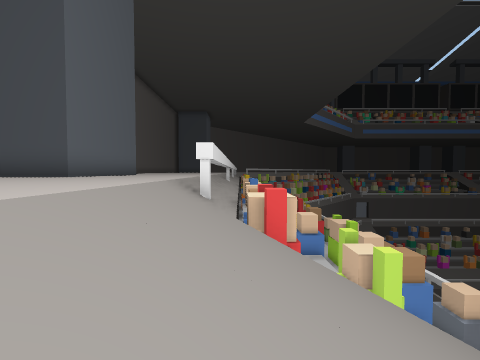
[1] (above)

18 first-person views from a walk through a Unity game level. The camera is 1.5 m above the floor, tilts 2° down and sees 90° across. The floor is counted in squares, 2 m on a side. Each view is taken from the middle of a square. On the plan, view 1 faces up. The plan holds only what a view shows up to about 9 squares ahead; the rest is blank. The place goes on beyond the plan.

[2]
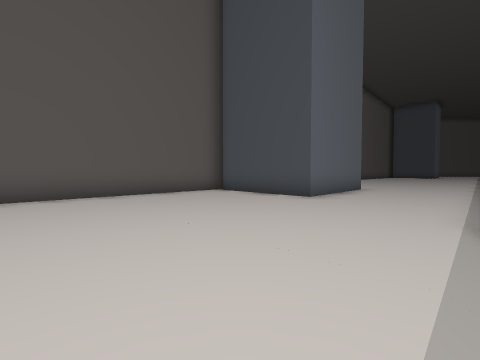

[3]
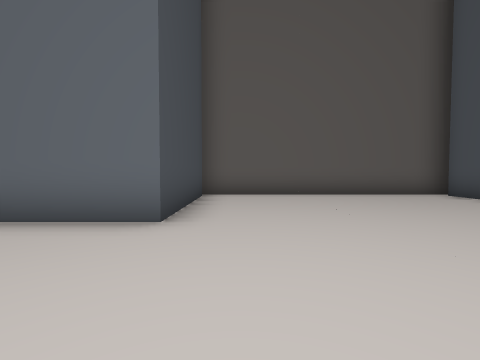

[4]
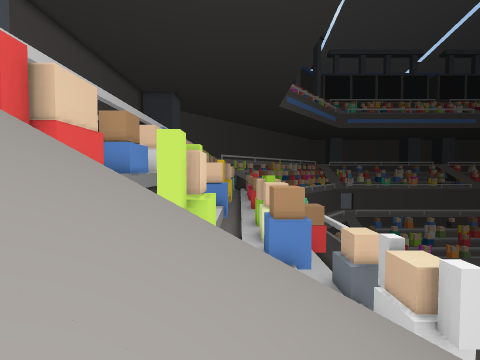

[5]
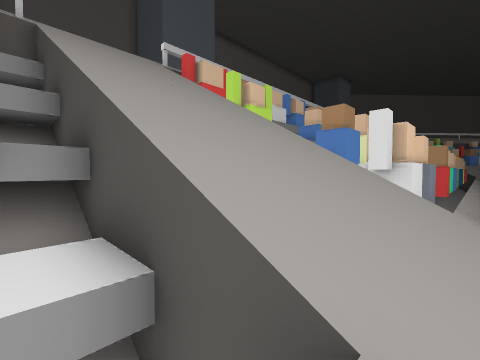

[6]
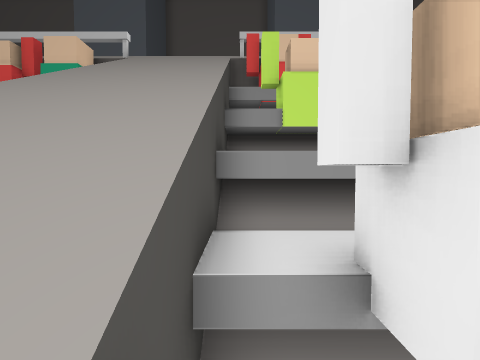

[7]
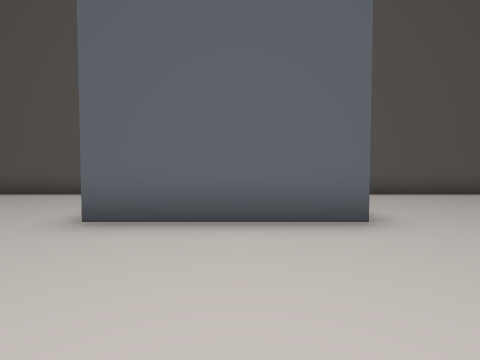

[8]
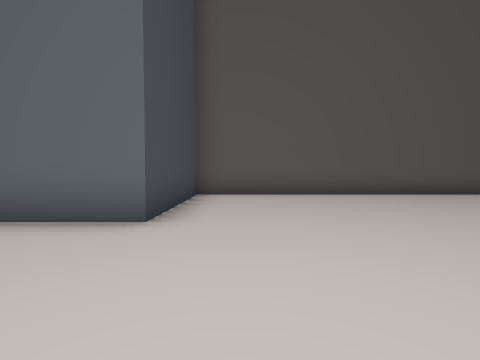

[9]
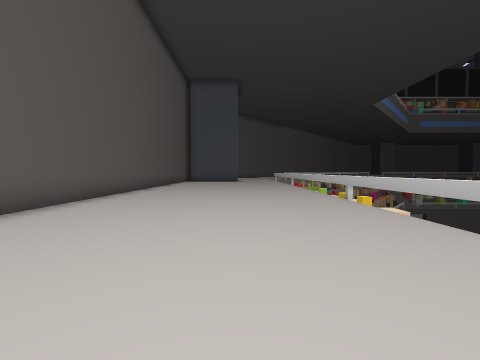

[10]
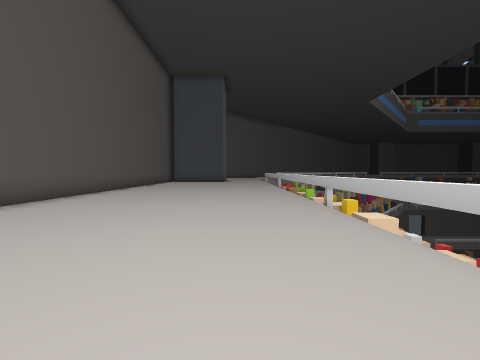

[11]
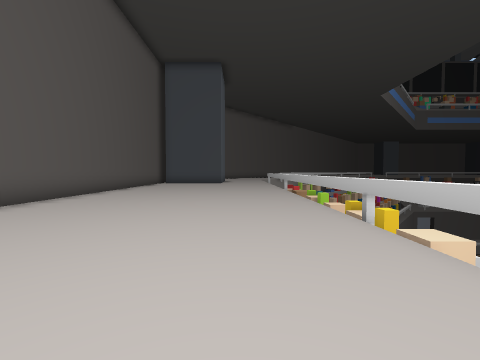

[12]
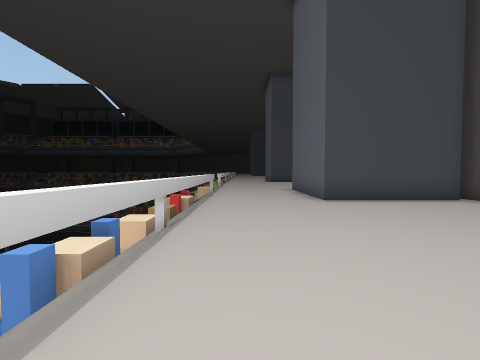

[13]
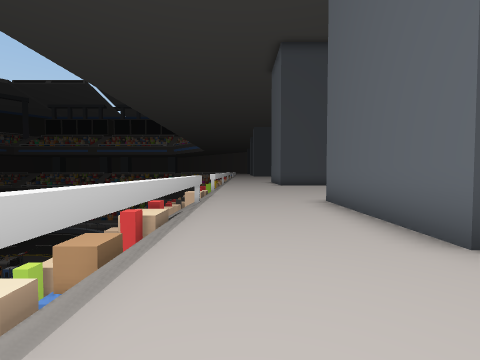

[14]
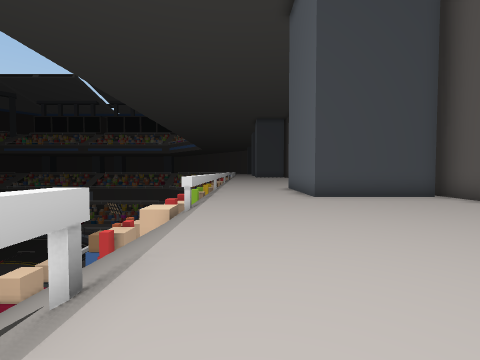

[15]
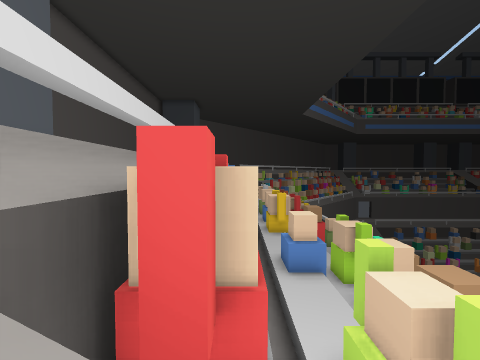

[16]
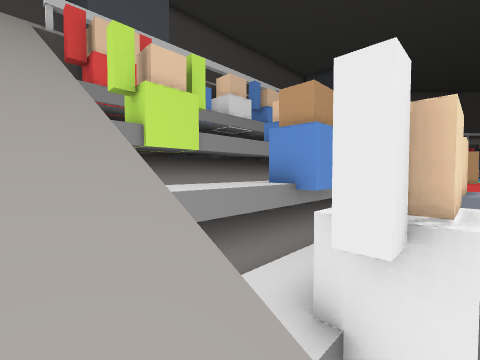

[17]
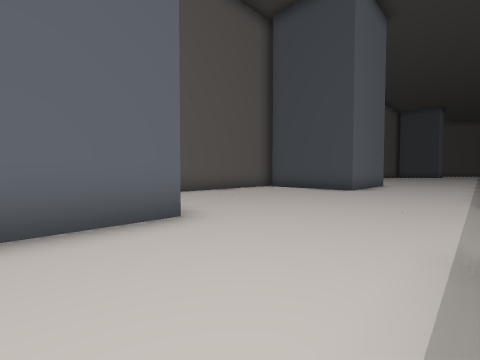

[18]
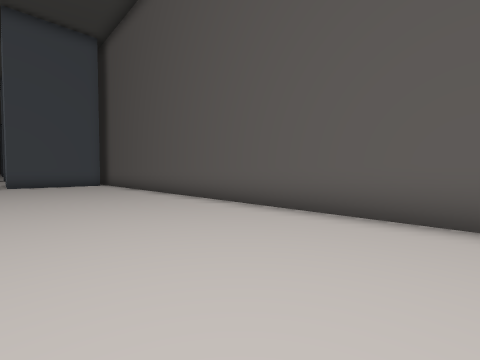

### Floor plan
Key: @ floor where view 1 was taken; # wall or solid block; x gap in a wall; . main floor; - floor 11 m lower than the main floor; _ floor 11.25 m lower than the main floor; / step, stairs or slope; ^ raised ledge; v drop or lower ground.
Columns run from 8 left of view 1 to 9 right of it. Each row starts with its distance up from view 1.
 24 #....../
 23 #....../v
 22 #....../vv v
 21 #....../v^ v
 20 #....../vv v
 19 #....../vv
 18 #....../v
 17 #....../
 16 #....../v
 15 #....../
 14 #....../v
 13 #....../vv
 12 #....../vvv v
 11 #....../vvvvvv
 10 #....../vvvvv  v
  9 ####.../vvvvv#vvv-
  8    #.../vvvv #x##-
  7    #.../vvvvvvvvv-
  6 ####.../vvv^vvv##-
  5 #....../vvv^vvv##-
  4 #....../vvvvvvvvv-
  3 #......///////////
  2 #......///////////
  1 #......///////////
  0 #....../@/////////
 -1 ####.../vvv vvvv -
 -2    #.../vv   #_
 -3    #.../vv

Where each view was taken, in squares from view 1:
view 1: 0 up, 0 right, facing up
view 2: 0 up, 1 left, facing up-left
view 3: 0 up, 1 left, facing left
view 4: 1 up, 4 right, facing up
view 5: 1 down, 9 right, facing up-left
view 6: 4 up, 9 right, facing left
view 7: 8 up, 1 left, facing left
view 8: 11 up, 1 left, facing left
view 9: 12 up, 4 left, facing up
view 10: 13 up, 3 left, facing up
view 11: 15 up, 3 left, facing up
view 12: 16 up, 2 left, facing down
view 13: 12 up, 2 left, facing down
view 14: 6 up, 2 left, facing down
view 15: 3 up, 1 right, facing up
view 16: 3 up, 8 right, facing up-left
view 17: 3 down, 1 left, facing up-left
view 18: 24 up, 4 left, facing down-left
